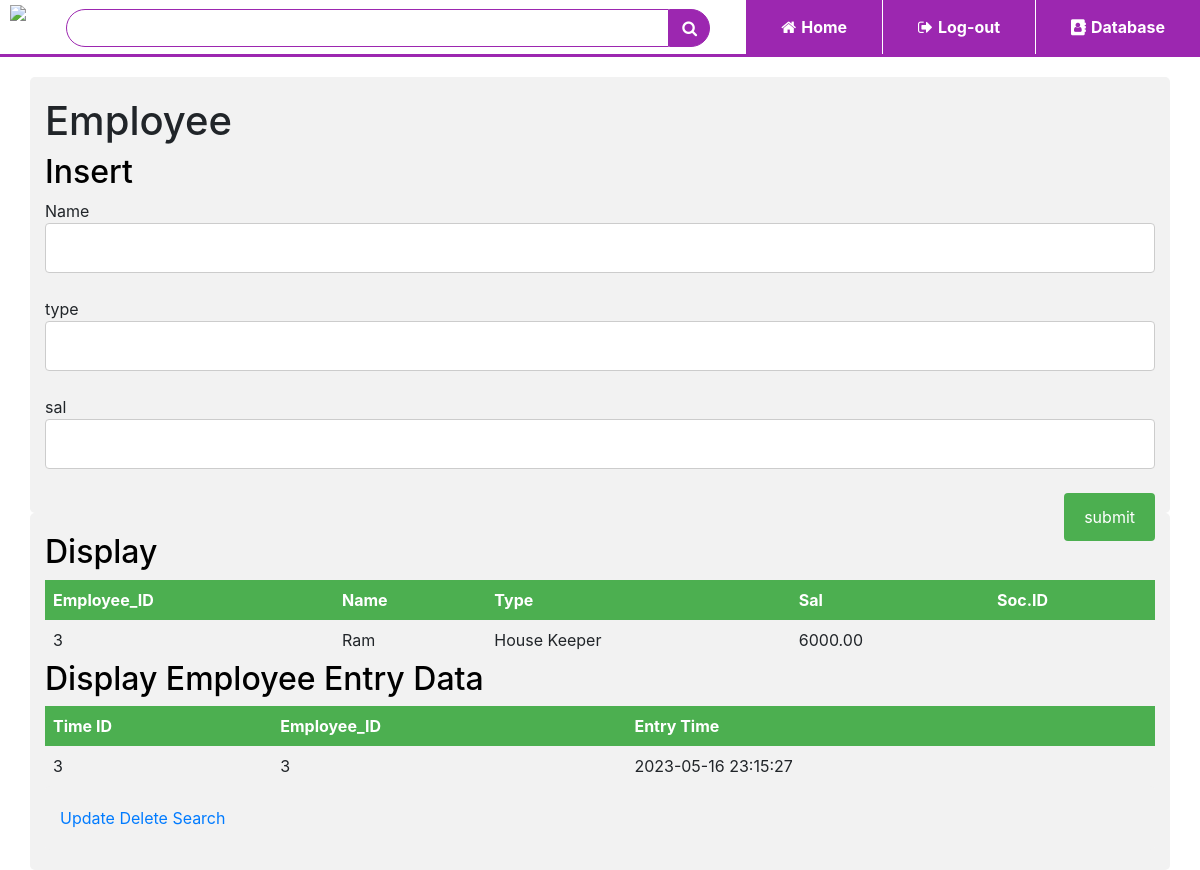
Page /employee.php on the committed database.
### tables this page shows
CREATE TABLE `employee` (
  `emp_id` int(11) NOT NULL,
  `emp_name` varchar(30) NOT NULL,
  `emp_type` varchar(30) NOT NULL,
  `emp_salary` decimal(7,2) DEFAULT 0.00
);

CREATE TABLE `employee_timings` (
  `time_id` int(11) NOT NULL,
  `emp_id` int(11) NOT NULL,
  `entry_time` datetime DEFAULT NULL
);

### employee.php (the view, shortened to what this page needs)
<!DOCTYPE html>
<html>
<head>
<link rel="stylesheet" type="text/css" href="tablecss.css">
<link rel="stylesheet" href="https://stackpath.bootstrapcdn.com/bootstrap/4.5.2/css/bootstrap.min.css" >
<link rel="stylesheet" href="https://stackpath.bootstrapcdn.com/font-awesome/4.7.0/css/font-awesome.min.css">
</head>
<body>
<div class="top-nav-bar">
	<div class="search-box">
		<img src="images/logo.png" class="logo">
		<input type="text" class="form-control">
		<span class="input-group-text"><i class="fa fa-search"></i></span>
	</div>
<div class="menu-bar">
	<ul>
		<li><a href="index.html"><i class="fa fa-home"></i>Home</a></li>
		<li><a href="login.php"><i class="fa fa-sign-out"></i>Log-out</a></li>
		<li><a href="tables.php"><i class="fa fa-address-book"></i>Database</a></li>
	</ul>
</div>
</div>
<div class="container">
<h1>Employee</h1>
<h2>Insert</h2>
<form action="" method="GET">
	Name <input type="text" name="name" value=""><br></br>
	type <input type="text" name="type" value=""><br></br>
	sal <input type="text" name="sal" value=""><br></br>
	<input type="submit" name="submit" value="submit">
</form>
</div>
</body>
</html>
<div class="container">
	<h2>Display</h2>
<?php
include("connect.php");
$query="SELECT * FROM employee";
$data=mysqli_query($conn,$query);
$total=mysqli_num_rows($data);
if($total>0){
	?>
	<table>
		<tr>
			<th>Employee_ID</td>
			<th>Name</td>
			<th>Type</td>
			<th>Sal</td>
			<th>Soc.ID</td>
		</tr>
	<?php
	while($result=mysqli_fetch_assoc($data))
	{
		echo "<tr>
				<td>".$result['emp_id']."</td>
				<td>".$result['emp_name']."</td>
				<td>".$result['emp_type']."</td>
				<td>".$result['emp_salary']."</td>
				<td>".$result['soc_id']."</td>
			</tr>";
	}
}
else{
	echo "result not found";
}
?>
</table>
<h2>Display Employee Entry Data</h2>
<?php
include("connect.php");
$query="SELECT * FROM employee_timings";
$data=mysqli_query($conn,$query);
$total=mysqli_num_rows($data);
if($total>0){
	?>
	<table>
		<tr>
			<th>Time ID</td>
			<th>Employee_ID</td>
			<th>Entry Time</td>
		</tr>
	<?php
	while($result=mysqli_fetch_assoc($data))
	{
		echo "<tr>
				<td>".$result['time_id']."</td>
				<td>".$result['emp_id']."</td>
				<td>".$result['entry_time']."</td>
			</tr>";
	}
}
else{
	echo "result not found";
}
?>
</table>
<div class="container"><a href="employee_upd.php">Update</a>
<a href="employee_del.php">Delete</a>
<a href="employee_search.php">Search</a>
</div>

### tablecss.css (style rules this page uses)
* { margin:0; padding: 0; }
h2 { color: black; }
body { background-color: #f1f3f4; font-family: sans-serif; }
.top-nav-bar { height: 57px; top: 0; position: sticky; background: #fff; margin-bottom: 20px; border-bottom: 3px solid #9c27b0; z-index: 2; }
.logo { height: 40px; margin: 5px 10px; }
.form-control { margin-top: 9px; margin-left: 30px; border:1px solid #9c27b0 !important; border-top-left-radius: 20px !important; border-bottom-left-radius:20px !important; border-top-right-radius: 0 !important; border-bottom-right-radius: 0 !important; box-shadow: none; }
.input-group-text { background: #9c27b0 !important; border:1px solid #9c27b0 !important; margin: 8.5px 10px 3px 0 !important; border-top-left-radius: 0px !important; border-bottom-left-radius:0px !important; border-top-right-radius: 20px!important; border-bottom-right-radius: 20px !important; cursor: pointer; }
.search-box { display: inline-flex; width: 60%; }
.fa-search { color: #fff; }
.menu-bar { width: 40%; height: 57px; float: right; }
.menu-bar ul { display: inline-flex; float: right; }
.menu-bar ul li { border-left: 1px solid #fff; list-style-type:none; padding: 15px 35px; text-align: center; background-color: #9c27b0; cursor: pointer; }
.menu-bar ul li a { font-size:16px; font-weight: bold; color: #fff; text-decoration: none; }
.fa-home,.fa-sign-out,.fa-address-book { margin-right:5px; }
input[type=text], select, textarea { width: 100%; padding: 12px; border: 1px solid #ccc; border-radius: 4px; box-sizing: border-box; resize: vertical; }
input[type=submit] { background-color: #4CAF50; color: white; padding: 12px 20px; border: none; border-radius: 4px; cursor: pointer; float: right; }
.container { border-radius: 5px; background-color: #f2f2f2; padding: 20px; }

### employee.php (style rules this page uses)
table { border-collapse: collapse; width: 100%; }
th, td { text-align: left; padding: 8px; }
tr:nth-child(even) { background-color: #f2f2f2 }
th { background-color: #4CAF50; color: white; }

### rows in the picture
employee: emp_id "3", emp_name "Ram", emp_type "House Keeper", emp_salary "6000.00"
employee_timings: time_id "3", emp "3", entry_time "2023-05-16 23:15:27"
